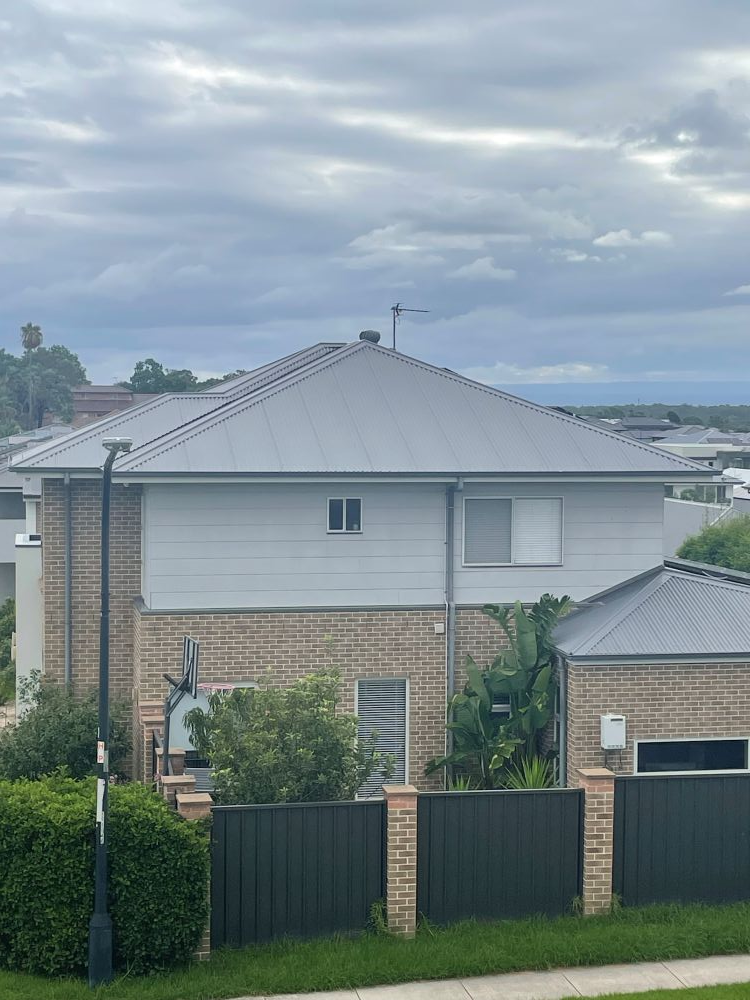
#> input picture Lab02/Image1.jpg, 750 x 1000 px
$ jupyter execute Lab02.ipynb
#> lines starting #> are read from the running program, lines starting #| are printed output that depends on the picture
[cell 1]
import cv2 as cv
import numpy as np
import matplotlib.pyplot as plt

# Task 1

[cell 2]
image1 = cv.imread("Image1.jpg", cv.IMREAD_GRAYSCALE)
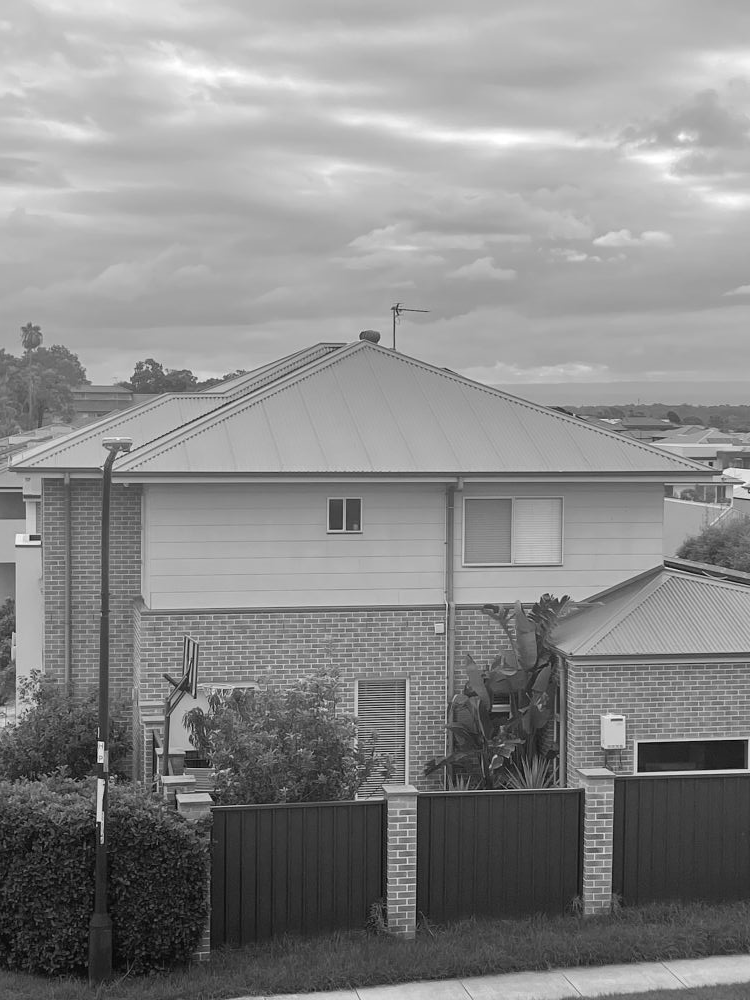
#> image1: shape (1000, 750); min 0, max 255, mean 138.2
temp = cv.imread("Image1.jpg", cv.IMREAD_COLOR)
#> temp is the input picture: shape (1000, 750, 3); mean B, G, R 146.5, 142.1, 127.5
rgbI = cv.cvtColor(temp, cv.COLOR_BGR2RGB)
sift = cv.SIFT_create(20, 3, 0.1)
keypoints1, des1 = sift.detectAndCompute(image1, None)
#> keypoints1 = 20 keypoints; strongest (x, y, size): (32, 538, 4.1), (496, 756, 2.1), (100, 817, 6), (621, 720, 1.9)
# Copy the original image to draw on it
custom_image = rgbI.copy()

# Loop through each keypoint and draw a circle with custom radius and thickness
for kp in keypoints1:
    # Get the center coordinates of the keypoint
    x, y = int(kp.pt[0]), int(kp.pt[1])
    # You can use kp.size to derive a radius, or define a custom value
    radius = int(kp.size / 2)  # or any custom value, e.g., radius = 10
    thickness = 2  # Set your desired thickness here
    # Draw the circle on the image (using green color as an example)
    cv.circle(custom_image, (x, y), radius, (0, 255, 0), thickness)
#> this loop made 20 passes
#> (kp, x, y, radius) on passes 1 to 12: (keypoint at (495.6, 756), size 2.1, 495, 755, 1), (keypoint at (31.8, 537.7), size 4.1, 31, 537, 2), (keypoint at (31.8, 537.7), size 4.1, 31, 537, 2), (keypoint at (101.9, 838), size 2.4, 101, 838, 1), (keypoint at (221.7, 771), size 2.1, 221, 771, 1), (keypoint at (99.1, 823), size 2.3, 99, 822, 1), (keypoint at (612.2, 719.7), size 1.9, 612, 719, 0), (keypoint at (621, 719.5), size 1.9, 620, 719, 0), (keypoint at (159.3, 750.7), size 4.8, 159, 750, 2), (keypoint at (159.3, 750.7), size 4.8, 159, 750, 2), (keypoint at (638.3, 770.9), size 2, 638, 770, 1), (keypoint at (99.7, 816.6), size 6, 99, 816, 3)
#> custom_image: shape (1000, 750, 3); mean R, G, B 127.4, 142.1, 146.5

# Display the image with custom keypoints
plt.imshow(custom_image)
plt.axis("off")
plt.show()


$ run again, with Lab02/Image2.jpg copied over Lab02/Image1.jpg
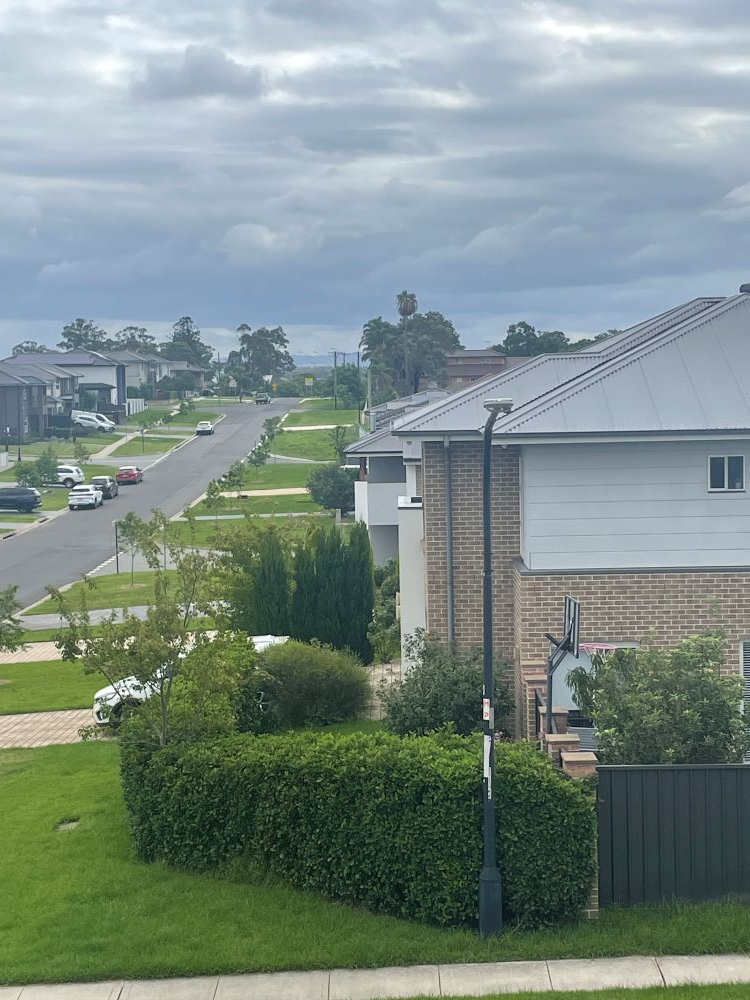
#> input picture Lab02/Image2.jpg, 750 x 1000 px
#> `image1 = cv.imread("Image1.jpg", cv.IMREAD_GRAYSCALE)`:
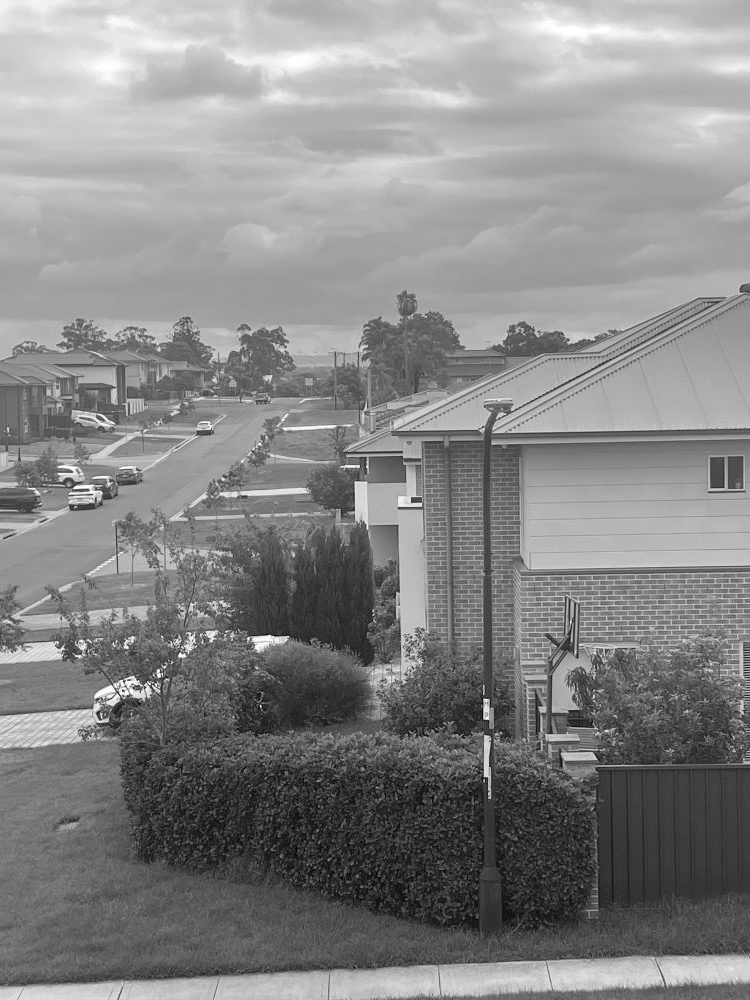
#> image1: shape (1000, 750); min 0, max 255, mean 134.9
#> temp is the input picture: shape (1000, 750, 3); mean B, G, R 134.7, 140.3, 124.3
#> keypoints1 = 20 keypoints; strongest (x, y, size): (158, 671, 2), (358, 466, 2.1), (76, 487, 2.6), (180, 655, 3)
#> the loop `for kp in keypoints1:` made 20 passes
#> (kp, x, y, radius) on passes 1 to 8: (keypoint at (76, 487.2), size 2.6, 76, 487, 1), (keypoint at (76, 487.2), size 2.6, 76, 487, 1), (keypoint at (358.2, 466.2), size 2.1, 358, 466, 1), (keypoint at (158.1, 670.5), size 2, 158, 670, 1), (keypoint at (413.3, 499.9), size 3.9, 413, 499, 1), (keypoint at (180.1, 655.2), size 3, 180, 655, 1), (keypoint at (180.1, 655.2), size 3, 180, 655, 1), (keypoint at (87.5, 489.8), size 2.2, 87, 489, 1)
